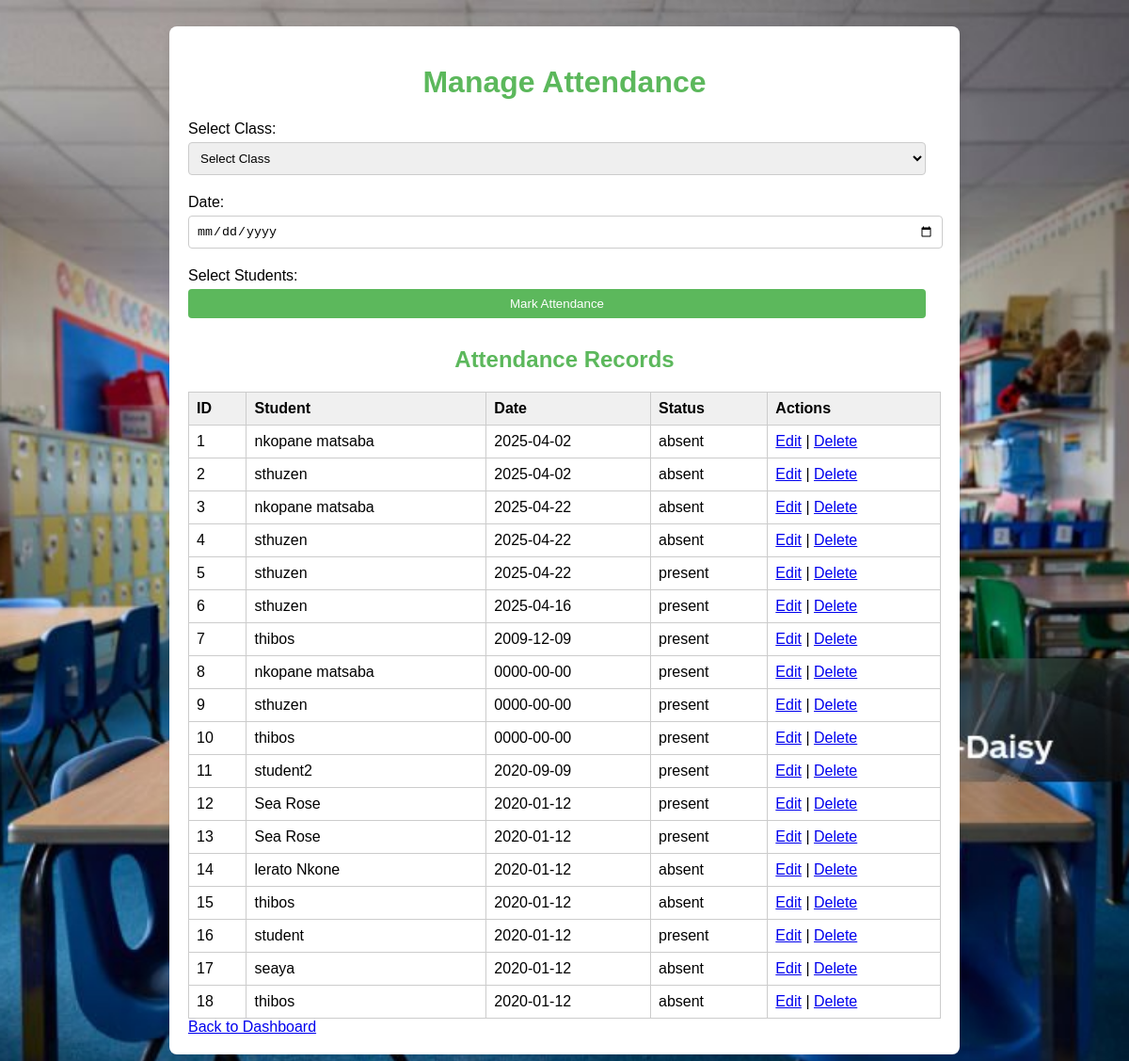
The app's page /manage_attendance.php (signed in) with its own data.
### tables this page shows
CREATE TABLE `attendance` (
  `id` int(11) NOT NULL,
  `student_id` int(11) DEFAULT NULL,
  `date` date DEFAULT NULL,
  `status` enum('present','absent') DEFAULT NULL
);

CREATE TABLE `students` (
  `id` int(11) NOT NULL,
  `name` varchar(100) NOT NULL,
  `email` varchar(89) NOT NULL,
  `phone` int(23) NOT NULL,
  `class_id` int(11) DEFAULT NULL,
  `fee_status` enum('paid','unpaid') NOT NULL DEFAULT 'unpaid'
);

### manage_attendance.php (the view, shortened to what this page needs)
<!DOCTYPE html>
<html >
<head>
</head>
<body>
    <div class="container">
        <h1>Manage Attendance</h1>
        <form method="POST" action="mark_attendance.php">
            <label for="class_id">Select Class:</label>
            <select name="class_id" id="class_id" onchange="updateStudentList()">
                <option value="">Select Class</option>
                <?php
                include 'db.php';
                ?>
            </select>
            <label for="date">Date:</label>
            <input type="date" name="date" required>
            <label for="student_ids">Select Students:</label>
            <button type="submit">Mark Attendance</button>
        </form>
        <h2>Attendance Records</h2>
        <table>
            <thead>
                <tr>
                    <th>ID</th>
                    <th>Student</th>
                    <th>Date</th>
                    <th>Status</th>
                    <th>Actions</th>
                </tr>
            </thead>
            <tbody>
                <?php
                $result = $conn->query("SELECT a.id, s.name AS student_name, a.date, a.status FROM attendance a JOIN students s ON a.student_id = s.id");
                while ($row = $result->fetch_assoc()) {
                    echo "<tr>
                            <td>{$row['id']}</td>
                            <td>{$row['student_name']}</td>
                            <td>{$row['date']}</td>
                            <td>{$row['status']}</td>
                            <td>
                                <a href='edit_attendance.php?id={$row['id']}'>Edit</a> |
                                <a href='delete_attendance.php?id={$row['id']}'>Delete</a>
                            </td>
                          </tr>";
                }
                ?>
            </tbody>
        </table>
        <a href="dashboard.php">Back to Dashboard</a>
    </div>
</body>
</html>

### manage_attendance.php (style rules this page uses)
body { font-family: Arial, sans-serif; padding: 20px; background-color: #f4f4f4; background-image: url('images/background2.png'); background-size: cover; background-position: center; background-repeat: no-repeat; }
h1, h2 { color: #5cb85c; text-align: center; }
.container { max-width: 800px; margin: 0 auto; padding: 20px; background: white; border-radius: 8px; box-shadow: 0 2px 10px rgba(0, 0, 0, 0.1); }
label { display: block; margin: 10px 0 5px; }
select, input[type="date"], button { width: calc(100% - 16px); padding: 8px; margin-bottom: 10px; border: 1px solid #ccc; border-radius: 4px; }
button { background-color: #5cb85c; color: white; border: none; cursor: pointer; transition: background-color 0.3s; }
table { width: 100%; border-collapse: collapse; margin-top: 20px; }
th, td { padding: 8px; text-align: left; border: 1px solid #ccc; }
th { background-color: #f0f0f0; }

### records on screen
attendance: id "1", student.name "nkopane matsaba", date "2025-04-02", status "absent"
attendance: id "2", student.name "sthuzen", date "2025-04-02", status "absent"
attendance: id "3", student.name "nkopane matsaba", date "2025-04-22", status "absent"
attendance: id "4", student.name "sthuzen", date "2025-04-22", status "absent"
attendance: id "5", student.name "sthuzen", date "2025-04-22", status "present"
attendance: id "6", student.name "sthuzen", date "2025-04-16", status "present"
attendance: id "7", student.name "thibos", date "2009-12-09", status "present"
attendance: id "8", student.name "nkopane matsaba", date "0000-00-00", status "present"
attendance: id "9", student.name "sthuzen", date "0000-00-00", status "present"
attendance: id "10", student.name "thibos", date "0000-00-00", status "present"
attendance: id "11", student.name "student2", date "2020-09-09", status "present"
attendance: id "12", student.name "Sea Rose", date "2020-01-12", status "present"
attendance: id "13", student.name "Sea Rose", date "2020-01-12", status "present"
attendance: id "14", student.name "lerato Nkone", date "2020-01-12", status "absent"
attendance: id "15", student.name "thibos", date "2020-01-12", status "absent"
attendance: id "16", student.name "student", date "2020-01-12", status "present"
attendance: id "17", student.name "seaya", date "2020-01-12", status "absent"
attendance: id "18", student.name "thibos", date "2020-01-12", status "absent"
